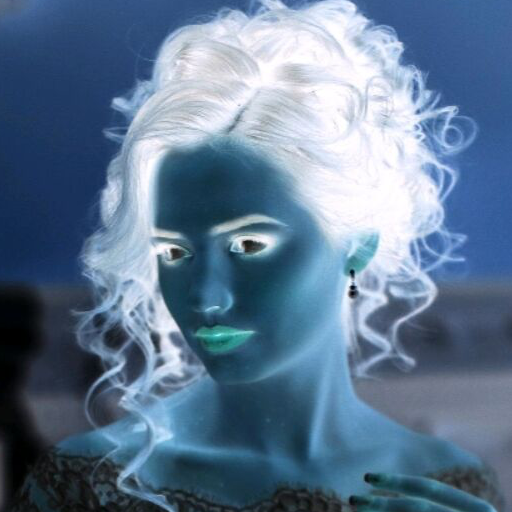
#> input picture 3/negative.png, 512 x 512 px
$ python negative.py
#> lines starting #> are read from the running program, lines starting #| are printed output that depends on the picture
import imageio as image
import numpy as np
import matplotlib.pyplot as plt

path = "./negative.png"

img_negatif = image.imread(path)
#> img_negatif is the input picture: shape (512, 512, 3); mean R, G, B 94.9, 119.6, 145.6
r_neg = img_negatif[:,:,0]
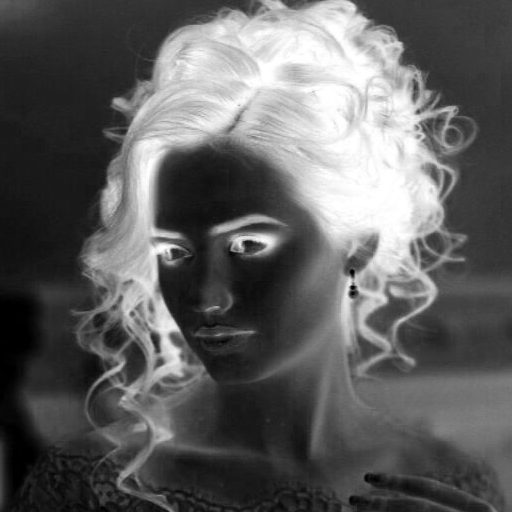
#> r_neg: shape (512, 512); min 0, max 255, mean 94.9
hist_rneg, rneg_bins = np.histogram(r_neg.flatten(), bins=256, range=[0,256])
#> hist_rneg = 256 values, max 5456 at index 25, min 203 at index 3, mean 1024; rneg_bins = 257 values from 0 to 256

img_positif = 255 - img_negatif
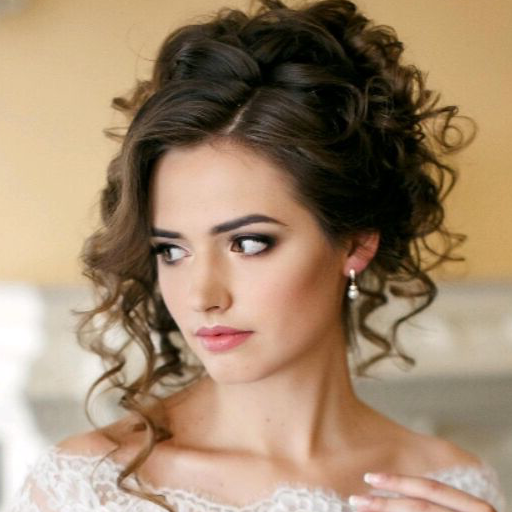
#> img_positif: shape (512, 512, 3); mean R, G, B 160.1, 135.4, 109.4
r_pos = img_positif[:,:,0]
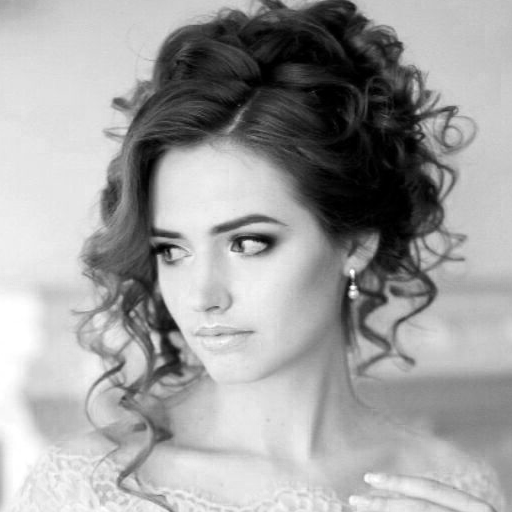
#> r_pos: shape (512, 512); min 0, max 255, mean 160.1
hist_rpos, rpos_bins = np.histogram(r_pos.flatten(), bins=256, range=[0,256])
#> hist_rpos = 256 values, max 5456 at index 230, min 203 at index 252, mean 1024; rpos_bins = 257 values from 0 to 256

print(img_negatif[0][0])
#| [ 89 109 134]
print(img_positif[0][0])
#| [166 146 121]

# [15 lines of commented-out code are left out]

$ run again, with 3/cat.png copied over 3/negative.png
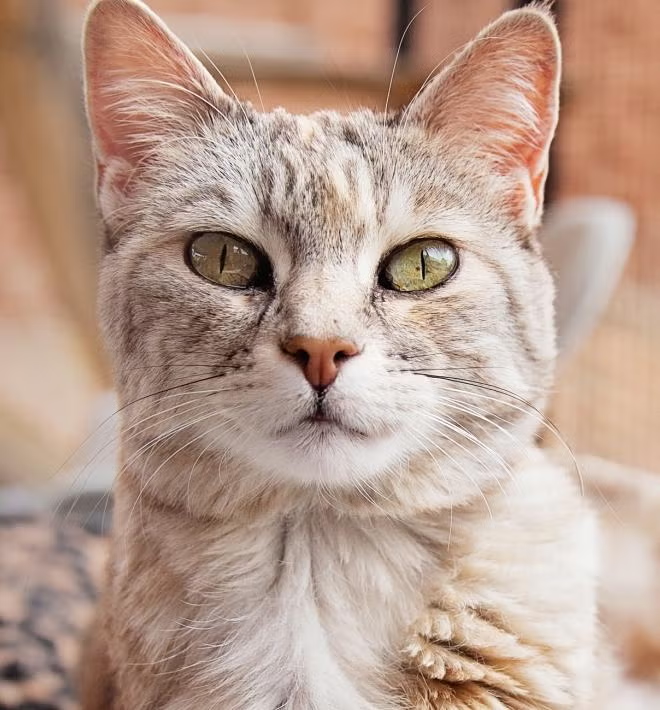
#> input picture 3/cat.png, 660 x 710 px
#> img_negatif is the input picture: shape (710, 660, 3); mean R, G, B 185.8, 158.5, 144.1
#> `r_neg = img_negatif[:,:,0]`:
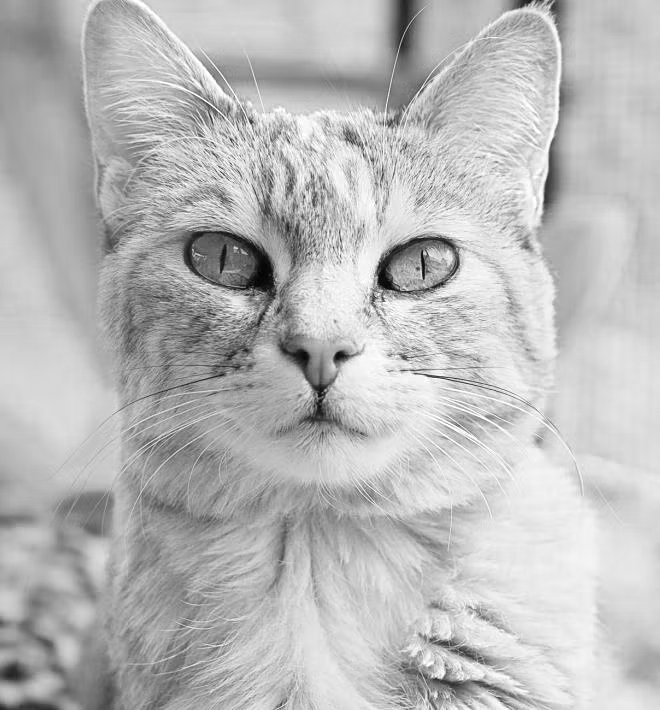
#> r_neg: shape (710, 660); min 0, max 255, mean 185.8
#> hist_rneg = 256 values, max 5919 at index 205, min 0 at index 2, mean 1830.5; rneg_bins = 257 values from 0 to 256
#> `r_pos = img_positif[:,:,0]`:
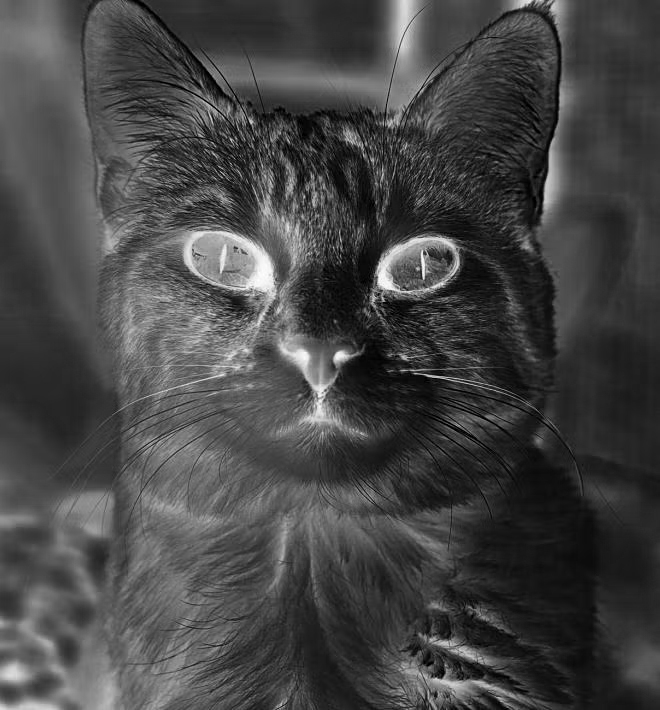
#> r_pos: shape (710, 660); min 0, max 255, mean 69.2
#> hist_rpos = 256 values, max 5919 at index 50, min 0 at index 253, mean 1830.5; rpos_bins = 257 values from 0 to 256
#| [152  98  59]
#| [103 157 196]
